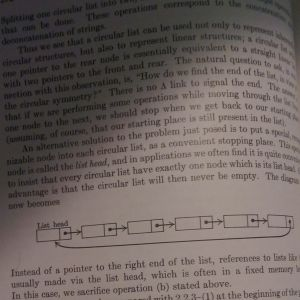
#> input picture homework1/knuth_300x300_color.jpg, 300 x 300 px, found by its file name
$ python homework.py
#> lines starting #> are read from the running program, lines starting #| are printed output that depends on the picture; after the words box and inside, x2 and y2 are one past the last pixel; in counts of white or black regions, pixels touching at a corner belong together
import cv2 as cv
import numpy as np
import matplotlib.pyplot as plt

image = cv.imread(r"/home/kinannotfound/vscode_projects/computer_vision/homework1/knuth_300x300_color.jpg", cv.IMREAD_GRAYSCALE)
#> image: shape (300, 300); min 9, max 171, mean 100.3
assert image is not None, "Image not found"
ret, thresh1 = cv.threshold(image, 100, 255, cv.THRESH_BINARY)
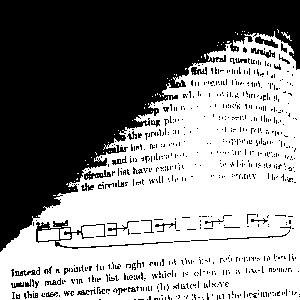
#> thresh1: shape (300, 300); 54% white; 769 black regions (735 under 20 px), largest, box (x1, y1, x2, y2) and area: (0, 0, 300, 252) 36295, (36, 220, 173, 249) 526, (84, 170, 111, 180) 122
ret, thresh2 = cv.threshold(image, 100, 255, cv.THRESH_BINARY_INV)
ret, thresh3 = cv.threshold(image, 100, 255, cv.THRESH_TOZERO)
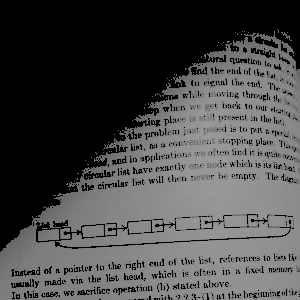
#> thresh3: shape (300, 300); min 0, max 171, mean 71.8
ret, thresh4 = cv.threshold(image, 100, 255, cv.THRESH_TOZERO_INV)
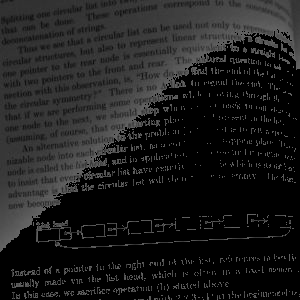
#> thresh4: shape (300, 300); min 0, max 100, mean 28.6
ret, thresh5 = cv.threshold(image, 100, 255, cv.THRESH_TRUNC)
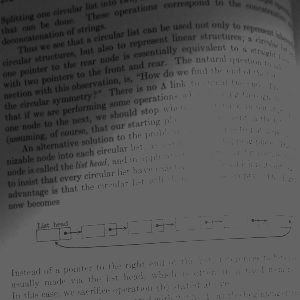
#> thresh5: shape (300, 300); min 9, max 100, mean 82.6
thresh6 = cv.adaptiveThreshold(image, 255, cv.ADAPTIVE_THRESH_MEAN_C, cv.THRESH_BINARY, 11, 2)
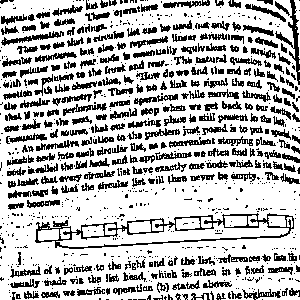
#> thresh6: shape (300, 300); 72.7% white; black in thin lines or dots
thresh7 = cv.adaptiveThreshold(image, 255, cv.ADAPTIVE_THRESH_GAUSSIAN_C, cv.THRESH_BINARY, 11, 2)
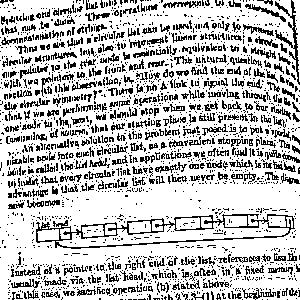
#> thresh7: shape (300, 300); 74.9% white; black in thin lines or dots
histogram = cv.calcHist([image], [0], None, [256], [0, 256])
#> histogram = 256 values, max 1881 at index 146, min 0 at index 0, mean 351.6
thresh_images = [image, thresh1, thresh2, thresh3, thresh4, thresh5, thresh6, thresh7]
thresh_titles = ['original', 'binary thresh', 'binary inv thresh', 'to zero thresh', 'to zero inv thresh', 'trunc thresh', 'mean thresh', 'gaussian thresh']

# show histogram
plt.xlabel('Pixel Intensity')
plt.ylabel('Frequency')
plt.title('Histogram of the original Image')
plt.plot(histogram, color='red')
plt.show()
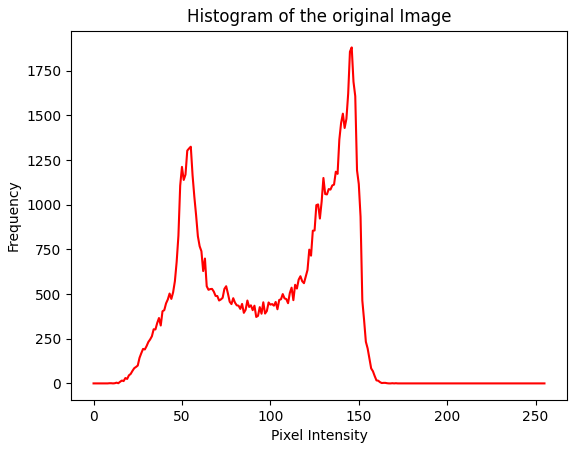
#> figure drawn by matplotlib, 1 panel; curve peaks at x = 146, y = 1881

# show thresh holds
for i in range(len(thresh_images)):
	plt.subplot(1, len(thresh_images), i+1)
	plt.imshow(thresh_images[i], 'gray')
	plt.title(thresh_titles[i])
	plt.xticks([]), plt.yticks([])
#> this loop made 8 passes
plt.show()
